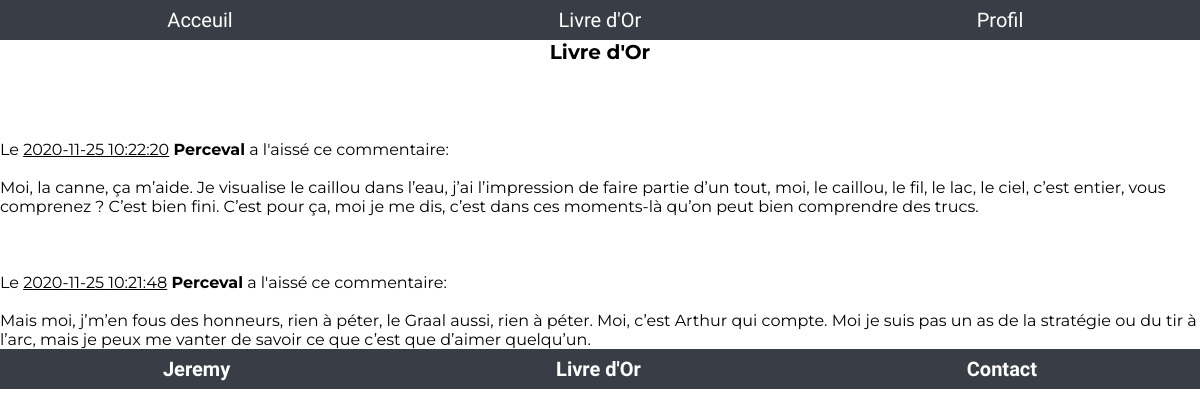
/pages/livre-or.php, run on the app's committed database.
### tables this page shows
CREATE TABLE `commentaires` (
  `id` int(11) NOT NULL,
  `commentaire` text NOT NULL,
  `id_utilisateur` int(11) NOT NULL,
  `date` datetime NOT NULL
);

CREATE TABLE `utilisateurs` (
  `id` int(11) NOT NULL,
  `login` varchar(255) NOT NULL,
  `password` varchar(255) NOT NULL
);

### pages/livre-or.php (the view, shortened to what this page needs)
<?php require_once('../configs/config.php');
$querry = mysqli_query($bdd, 'SELECT commentaires.id_utilisateur , utilisateurs.login, commentaires.commentaire, commentaires.date FROM utilisateurs INNER JOIN commentaires ON commentaires.id_utilisateur = utilisateurs.id ORDER BY date DESC');
 ?>
<!DOCTYPE html>
<html lang="fr" dir="ltr">
  <head>
    <link rel="stylesheet" href="../CSS/livre-or.css">
    <link rel="stylesheet" href="../CSS/header.css">
    <link rel="stylesheet" href="../CSS/footer.css">
  </head>
  <body>
    <?php require_once('../configs/header.php'); ?>
    <main class="flex flex_column justify_between align_center" id="livre_main">
      <h1>Livre d'Or</h1>
      <section>
        <?php
          while ($a = mysqli_fetch_assoc($querry))
          {
            echo "<br /> <br /> <br /> <br />"
            ."Le "
            ."<u>".$a['date']."</u>"
            ." <b>".$a['login']."</b>"
            ." a l'aissé ce commentaire:"
            ."<br/> <br/>"
            .$a['commentaire'];
          }
        ?>
      </section>
    </main>
    <?php require_once('../configs/footer.php') ?>
  </body>
</html>

### configs/header.php (shortened to what this page needs)
<header class="flex align_center" id="header">
  <nav class="flex align_center">
    <ul class="flex align_center justify_around" id="Menu">
      <?php if (isset($_SESSION['id'])) { ?>
        <li class="menu-html"> <a href='/Project Pool 2/livre-or/index.php'>Acceuil</a> </li>
        <li class="menu-html"> <a href='/Project Pool 2/livre-or/pages/livre-or.php'>Livre d'Or</a> </li>
        <li class="menu-html"> <a href='/Project Pool 2/livre-or/pages/commentaire.php'>Commentaire</a> </li>
        <li class="menu-html"> <a href="#" class="hoversub"> Profil <i class='fas fa-user-alt'></i> </a>
          <ul class="submenu flex align_center">
            <li id="submenu_deconnexion"> <a class="" href="/Project Pool 2/livre-or/pages/profil.php">Mon Profil</a></li>
          </ul>
        </li>
      <?php } else { ?>
        <li class="menu-html"> <a href='/Project Pool 2/livre-or/index.php'>Acceuil</a> </li>
        <li class="menu-html"> <a href='/Project Pool 2/livre-or/pages/livre-or.php'>Livre d'Or</a> </li>
        <li class="menu-html"> <a href="#" class="hoversub"> Profil <i class='fas fa-user-alt'></i> </a>
        </li>
      <?php } ?>
    </ul>
  </nav>
</header>

### configs/footer.php
<footer class="flex align_center justify_around">
  <section class="flex justify_center">
    <h1>Jeremy</h1>
  </section>
  <section class="flex align_center">
    <h1>Livre d'Or</h1>
  </section>
  <section class="flex align_center">
    <h1>Contact</h1>
  </section>
</footer>

### CSS/livre-or.css (style rules this page uses)
html { margin: 0; padding: 0; width: 100%; font-family: 'Montserrat', cursive; }
body { margin: 0px; padding: 0; width: 100%; }
.flex { display: flex; }
.align_center { align-items: center; }
.justify_between { justify-content: space-between; }
.justify_around { justify-content: space-around; }
.flex_column { flex-direction: column; }
#livre_main { width: 100%; margin: 0px; padding: 0px; }

### CSS/header.css (style rules this page uses)
header { width: 100%; height: 5vh; padding: 0px; margin: 0px; font-family: 'Staatliches', cursive; }
nav { width: 100%; height: 5vh; background-color: rgb(57, 62, 70); }
nav ul { margin: 0px; padding: 0px; width: 100%; height: 100%; list-style-type: none; }
nav > ul > li { position: relative; color: white; text-align: center; font-size: 20px; width: 25%; text-align: center; }
nav a { text-decoration: none; }
nav > ul > li > a { color: white; margin: 0px; padding: 0px; }

### CSS/footer.css (style rules this page uses)
footer { width: 100%; height: 5vh; background-color: rgb(57, 62, 70); margin: 0px; padding: 0px; font-family: 'Staatliches', cursive; color: rgb(255, 255, 255); }
h1 { margin: 0px; padding: 0px; font-size: 20px; }

### data on the page
commentaires: date "2020-11-25 10:22:20", id_utilisateur.login "Perceval", commentaire "Moi, la canne, ça m’aide. Je visualise le caillou dans l’eau, j’ai l’impression de faire partie d’un tout, moi, le caillou, le fil, le lac, le ciel, c’est entier, vous comprenez ? C’est bien fini. C’est pour ça, moi je me dis, c’est dans ces moments-là qu’on peut bien comprendre des trucs."
commentaires: date "2020-11-25 10:21:48", id_utilisateur.login "Perceval", commentaire "Mais moi, j’m’en fous des honneurs, rien à péter, le Graal aussi, rien à péter. Moi, c’est Arthur qui compte. Moi je suis pas un as de la stratégie ou du tir à l’arc, mais je peux me vanter de savoir ce que c’est que d’aimer quelqu’un."
